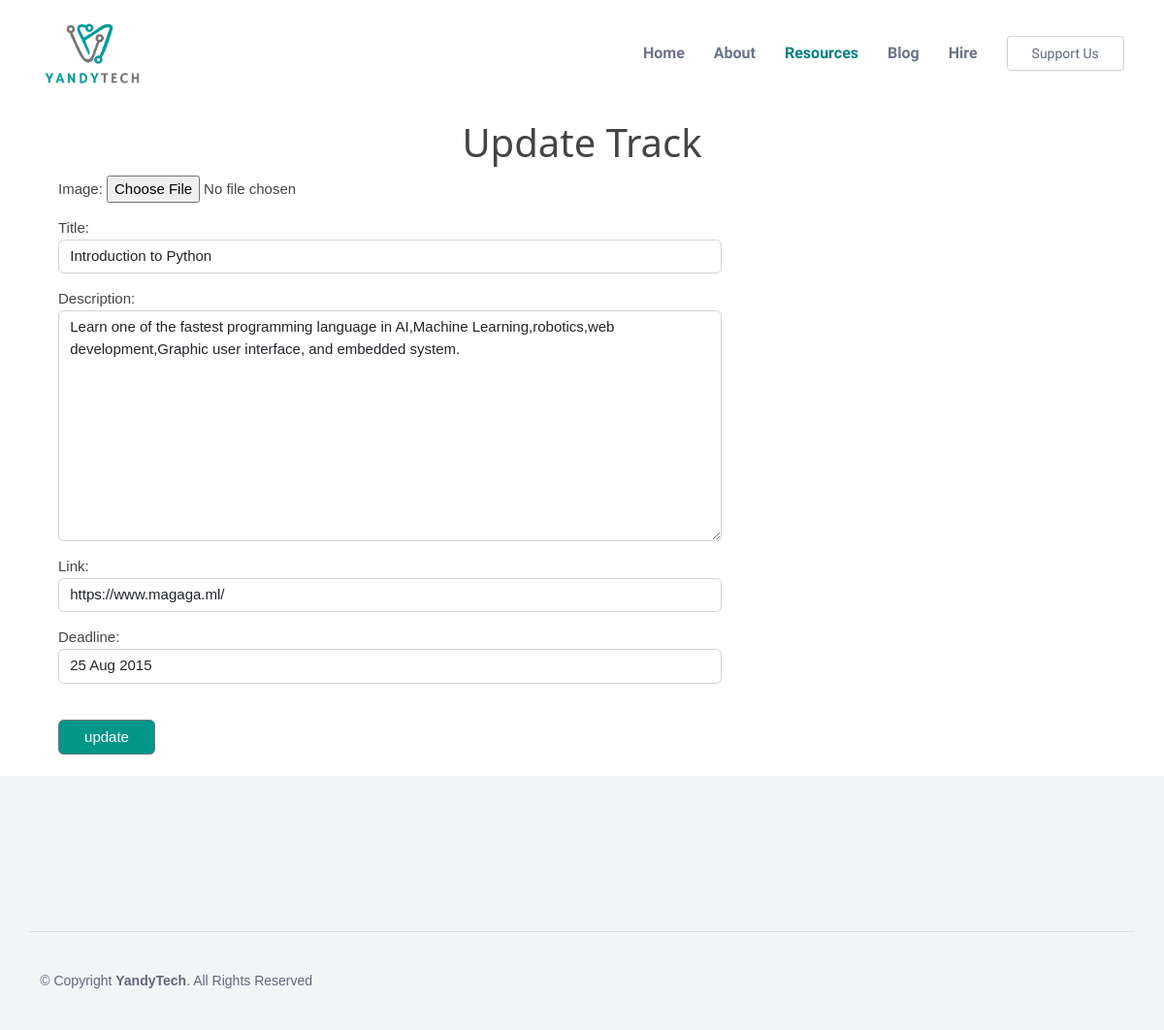
The app's page /track/edit/1, older data.
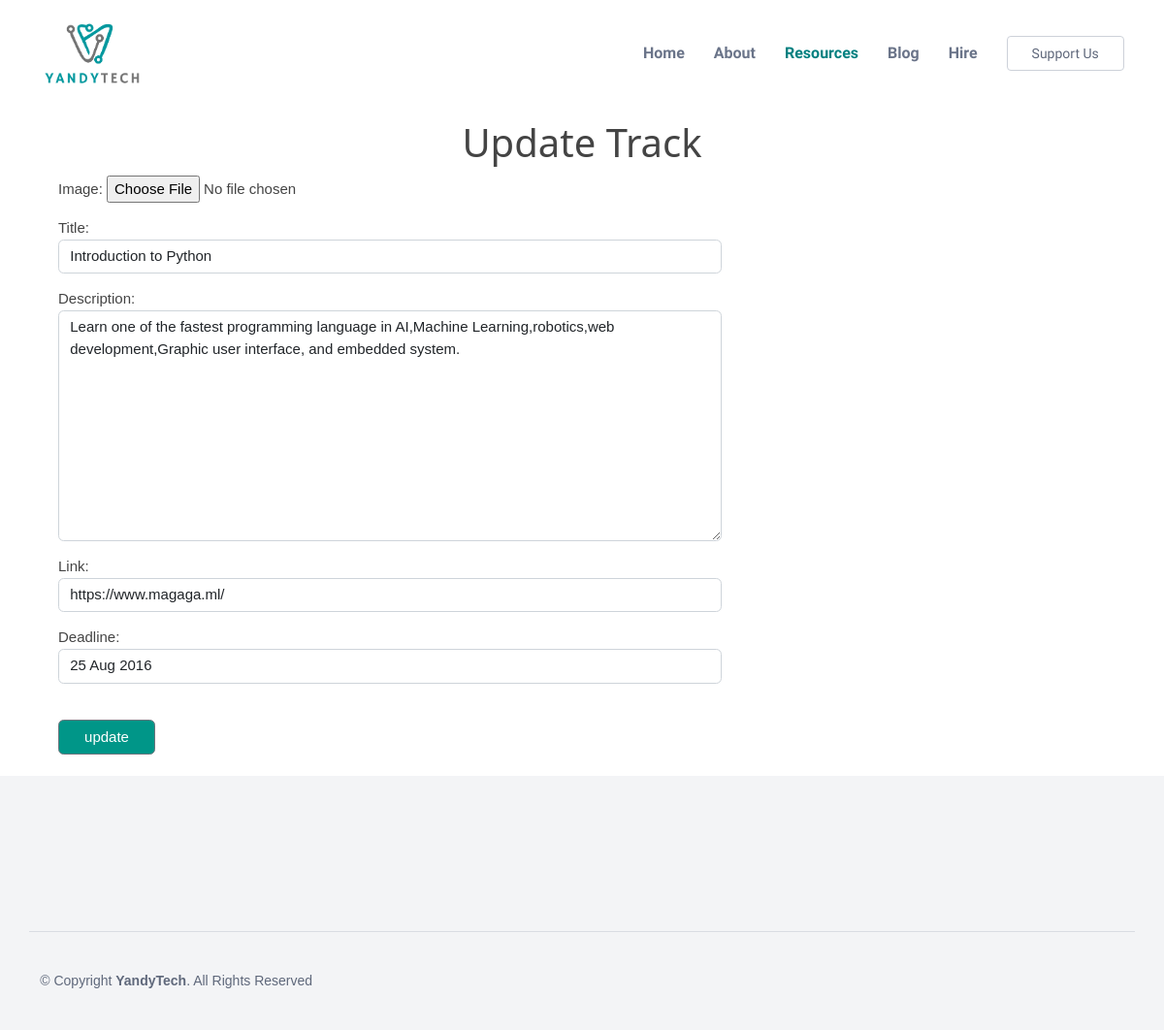
The same page, newer data.
### main/models.py (models this page shows, shortened)
class Track(models.Model):
    image=models.ImageField(null=True, blank=True, default="chevening.png", upload_to="images/")
    title=models.CharField(max_length=100, null=True , blank=True)
    description=models.TextField(max_length=255, null=True , blank=True)
    deadline=models.CharField(max_length=255,null=True, blank=True)
    date=models.DateTimeField(auto_now_add=True)
    link=models.CharField(max_length=100, null=False , blank=True)

### main/views.py (the view)
# urls.py: path('track/edit/<int:pk>',EditTrackView.as_view(),name='edit-track'),
class EditTrackView(UpdateView):
    model=Track
    form_class=EditTrack
    template_name="edit_track.html"
    success_url=reverse_lazy('track')

### main/forms.py
class EditTrack(forms.ModelForm):
    class Meta:
        model=Track
        fields=('image','title','description','link','deadline')
        widgets={
            'title':forms.TextInput(attrs={'class':'form-control','style':'width: 60%;'}),
            'link':forms.TextInput(attrs={'class':'form-control','style':'width: 60%;'}),
            'deadline':forms.TextInput(attrs={'class':'form-control','style':'width: 60%;'}),
            'description':forms.Textarea(attrs={'class':'form-control' ,'style':'width: 60%;'}),
        }

### templates/edit_track.html (shortened to what this page needs)
{% load static %}
<!DOCTYPE html>
<html lang="en">
<head>
  <link href="{% static 'assets/vendor/bootstrap/css/bootstrap.min.css' %}" rel="stylesheet">
  <link href="{% static 'assets/vendor/bootstrap-icons/bootstrap-icons.css' %}" rel="stylesheet">
  <link href="{% static 'assets/vendor/boxicons/css/boxicons.min.css' %}" rel="stylesheet">
  <link href="{% static 'assets/vendor/glightbox/css/glightbox.min.css' %}" rel="stylesheet">
  <link href="{% static 'assets/vendor/swiper/swiper-bundle.min.css' %}" rel="stylesheet">
  <link href="{% static 'assets/css/style.css' %}" rel="stylesheet">
  <link href="{% static 'assets/css/w3.css' %}" rel="stylesheet">
</head>
<body>
  <header id="header" class="fixed-top">
    <div class="container d-flex align-items-center justify-content-between">
      <a href="{% url 'home' %}"><img src="{% static 'assets/img/yt1.png' %}" height="70px" alt=""></a>
      <nav id="navbar" class="navbar">
        <ul>
          <li><a class="nav-link scrollto " href="{% url 'home' %}">Home</a></li>
          <li><a class="nav-link scrollto" href="{% url 'about' %}">About</a></li>
          <li><a class="nav-link scrollto active" href="#featured-services">Resources</a></li>
          <li><a class="nav-link scrollto" href="{% url 'blog' %}">Blog</a></li>
          <li><a class="nav-link scrollto" href="{% url 'hire' %}">Hire</a></li>
          <li><a class="getstarted scrollto" href="{% url 'support' %}" >Support Us</a></li>
        </ul>
      </nav>
    </div>
  </header>
<br>
<br>
<br>
<br>
<br>
<h1 class="w3-center" style="font-size: 40px;"> Update Track</h1>
<div class="form-group" style="margin-left:5%;">
  <form method="POST" enctype="multipart/form-data">
    {{form.as_p}}
    <br>
    <button class="btn btn-secondary  w3-teal" style="width:100px;">update</button>
</form>
</div>
<br>
  <footer id="footer">
    <div class="footer-top">
    </div>
    <div class="container footer-bottom clearfix">
      <div class="copyright">
        &copy; Copyright <strong><span>YandyTech</span></strong>. All Rights Reserved
      </div>
    </div>
  </footer>
</body>
</html>

Row changes from the older to the newer data that the page shows:
changed Track "Introduction to Python": deadline "25 Aug 2015" → "25 Aug 2016"
